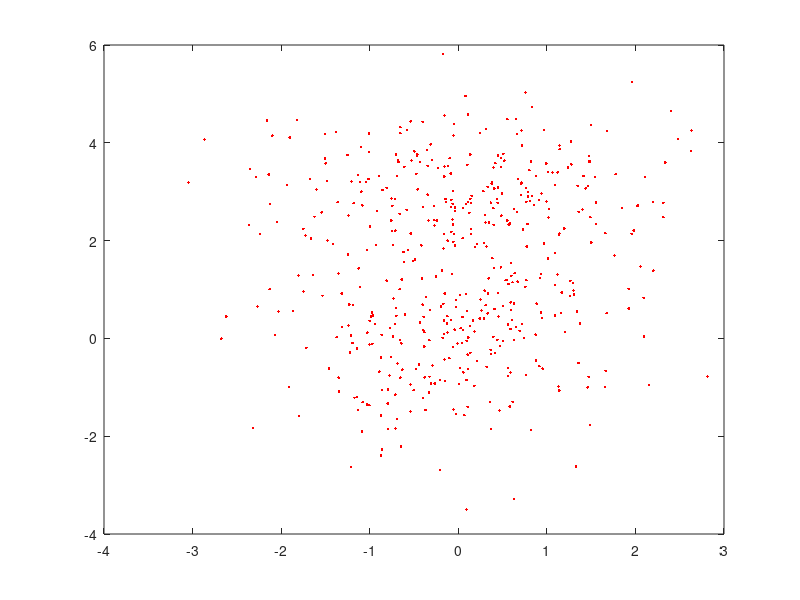

Source code (MATLAB):
gauss2 = [-0.027967,-1.541984,0
-0.158404,0.091140,0
1.659517,2.150375,1
0.380889,3.200604,1
0.830432,2.906246,1
0.336612,0.919031,0
-0.459084,3.048990,1
-1.363127,2.786930,1
-1.171471,-1.213017,0
2.016111,2.704196,0
-1.821070,4.467491,1
-0.464119,3.733117,1
0.915514,-0.568046,0
0.589734,0.192890,0
-2.067709,0.068944,0
-0.122239,0.453970,0
1.957607,2.140439,1
-0.335030,2.411199,1
-0.311701,3.966448,1
-1.903018,4.108230,1
0.715508,3.186542,1
0.091977,-3.502666,0
0.626698,2.645326,1
-1.131580,-1.467775,0
1.347110,3.118258,1
-0.582644,2.630987,1
1.437782,3.067418,1
-0.792449,-1.857215,0
-0.265584,-0.923446,0
-0.228007,3.486463,1
0.587886,-0.698495,0
-0.085636,3.372483,1
-0.153790,3.515274,1
1.357641,2.587332,1
0.585861,-1.388860,0
-1.911510,-0.994116,0
0.663732,2.584732,1
-0.346266,2.938802,1
-0.270894,2.417043,1
-1.411532,1.933557,1
0.612012,1.148739,0
0.555386,4.482516,1
-1.239933,2.515766,1
-0.611840,1.558179,0
-0.122007,0.122353,0
0.785399,2.904979,1
-0.290573,-0.555807,0
0.261753,0.573467,0
-0.207275,-2.690646,0
2.155823,-0.957429,0
1.922665,1.016298,0
-2.675906,-0.005227,0
1.195695,2.245593,1
-0.409703,1.228974,1
0.251017,0.792016,0
-1.007423,4.188545,1
0.301502,2.524886,1
0.305983,2.370289,1
0.592248,0.577468,0
0.533791,1.189704,1
0.290703,0.409004,0
1.675126,0.514580,0
-0.176953,0.009696,0
1.096019,3.136210,1
0.631716,-0.037496,0
0.584382,2.348588,1
-0.792732,-1.041398,0
0.298365,0.977456,0
-1.245653,1.719010,1
-1.935292,3.136139,1
1.306231,0.901407,0
-1.503277,4.183602,1
-0.731448,0.819758,0
-0.579371,4.257745,1
-0.054567,1.973632,1
0.108831,4.582605,1
-1.003625,-0.124932,0
-1.353290,1.330508,0
-0.396075,2.688025,1
0.396939,3.493325,1
-0.430442,3.603342,1
-0.715920,2.851081,1
1.143601,3.941090,1
1.488546,3.619500,1
0.780674,2.339320,1
0.450624,0.927471,0
-0.126896,0.303844,0
-1.079050,-1.305037,0
0.417555,3.582068,1
-0.156370,4.559728,1
1.401935,2.637122,1
-1.032144,1.803626,0
-1.124171,1.431077,1
0.366574,-0.318641,0
-0.503562,-1.059996,0
0.140541,2.132241,1
1.300832,0.980175,0
0.452596,0.445824,0
1.296673,1.133581,0
1.461777,-1.000413,0
-0.655135,4.194682,1
-0.896267,3.325815,1
-0.638484,1.204166,0
-0.618034,1.767631,1
1.093064,1.093449,0
1.145441,3.867398,1
0.709136,3.170618,1
-0.057543,3.010740,1
0.790194,2.998048,1
-0.748945,2.201389,1
1.464809,3.115392,1
0.135415,0.255689,0
-0.327261,-0.037863,0
-1.623390,2.487960,1
1.373724,0.307841,0
0.243453,0.407064,0
-1.662359,2.042597,0
-0.535199,2.134539,0
-0.025783,0.640068,0
-0.489118,1.614707,0
-0.345829,3.531655,1
1.495927,4.358840,1
0.112099,0.018927,0
0.566288,1.113327,0
-1.028400,-1.351788,0
-0.063834,2.752890,1
0.485304,3.685527,1
0.717172,0.293105,0
0.405765,3.063036,1
-1.747267,0.958017,0
-0.600162,0.485786,0
1.168536,0.937515,0
-0.659974,-0.035084,0
-0.711163,2.204889,1
-0.058016,2.314605,1
-1.108293,3.195510,1
-1.601654,3.048449,1
0.938558,2.966397,1
0.924220,1.235065,0
-0.756587,2.410093,1
0.592321,1.537495,0
0.933296,0.528301,0
-0.036495,2.673886,1
-0.717005,0.295294,0
0.756511,1.056677,0
-0.009564,-0.100339,0
-1.009591,3.812967,1
1.118971,1.305561,0
0.057759,-0.693409,0
0.025473,0.207829,0
0.995135,2.798765,1
0.632042,-3.285364,0
0.767795,2.794237,1
1.500774,1.961419,1
-1.096499,3.908535,1
1.485673,-1.771526,0
-0.873166,-1.574487,0
-0.795196,-1.330356,0
0.402699,1.439238,0
-0.891539,-0.678591,0
0.763137,3.079454,1
-1.231297,0.694513,0
-1.194286,-0.097147,0
0.835820,4.729369,1
-0.871192,-0.387832,0
0.308542,0.681237,0
-0.537994,2.147933,1
-1.347079,-1.085256,0
-0.777816,-0.760706,0
0.564363,-0.603446,0
-0.872574,-2.394360,0
-0.391084,0.439516,0
0.884637,0.711228,0
2.315539,2.477819,1
-0.654371,-0.803209,0
1.327548,-2.622806,0
1.202978,0.133618,0
-2.352121,3.468905,1
-1.084000,2.720671,1
-0.744179,2.713051,1
-0.975613,0.533060,0
0.819247,3.619541,1
-0.567683,1.804765,1
-0.808920,1.180861,0
2.108964,3.303130,1
1.762637,1.696966,0
-1.496489,3.580438,1
0.090102,2.750017,1
0.552249,2.409934,1
-0.183330,1.386235,1
-0.151093,-0.872382,0
0.136686,2.851592,1
-2.620344,0.447769,1
-0.860749,-1.052338,0
0.732794,2.231092,1
-0.168233,1.839275,1
-0.119616,1.999145,1
1.478758,3.730406,1
-2.161114,4.458584,1
-0.158399,3.309805,1
-0.646269,-2.209198,0
1.013243,3.407345,1
1.143146,2.146552,1
0.408901,0.598252,0
-0.203421,-0.851964,0
-1.133099,3.341398,1
0.049818,2.048561,1
0.021841,-0.604107,0
-0.067290,1.314887,1
0.676759,3.256137,1
0.664414,4.174936,1
-0.661590,2.548245,1
-0.098094,3.686432,1
1.064635,3.392008,1
-0.318219,0.577585,0
-0.054756,4.150292,1
-0.402510,4.428524,1
0.614665,-1.295073,0
0.952194,-0.618554,0
-1.181973,2.764638,1
-1.210592,-2.627219,0
-0.401425,0.690857,1
-0.754181,2.860364,1
-1.374704,0.025619,0
-0.462451,3.766266,1
-0.527691,3.639955,1
-0.417234,1.900523,1
1.122020,3.395821,1
-0.708031,-1.845228,0
1.010668,1.630088,0
-1.014050,3.258564,1
-0.161050,0.367961,0
1.357369,-0.504544,0
-0.703285,0.620571,0
-0.034664,2.600750,1
-0.609249,3.509390,1
-0.100235,-0.403579,0
-0.382648,0.128113,0
1.023817,2.649526,1
1.093377,0.471706,0
1.266242,1.176827,0
1.414044,3.321474,1
0.213596,-0.466958,0
1.020528,2.472412,1
0.544497,1.195170,1
-0.698938,0.461778,0
0.942520,0.417619,0
2.195128,2.792040,1
0.714555,4.253517,1
0.563679,-0.764437,0
-0.859222,-2.268542,0
0.773501,1.880749,1
-0.271839,2.711124,1
1.655853,-0.994249,0
0.384386,3.155190,1
0.080439,4.957406,1
1.959793,5.243290,1
0.343799,1.227481,0
0.069355,-1.570886,0
1.138431,2.111164,1
-1.749206,2.239338,1
-1.802084,1.286090,0
-0.940794,0.291907,0
0.933724,1.316470,0
0.332682,0.512081,0
0.707543,2.935097,1
-0.079060,2.836022,1
0.050894,0.168711,0
-0.444834,-0.531494,0
1.271717,4.025752,1
-0.155420,-0.431880,0
-0.117642,3.522077,1
1.554511,2.779844,1
0.096243,0.558850,0
0.020369,0.887146,0
-0.252864,1.269131,0
-1.027876,0.116721,0
-1.349799,-0.802201,0
-2.863911,4.066501,1
-0.964568,0.465178,0
-3.046144,3.185652,1
-0.325426,-0.784178,0
0.093374,-0.048225,0
-0.083254,2.688209,1
-0.394412,-1.218141,0
-0.673659,3.603346,1
0.692462,0.153137,0
1.276880,3.559123,1
0.635474,1.334057,0
-1.240362,0.267342,0
-1.221413,-0.287195,0
0.105345,-1.401344,0
0.434367,2.850698,1
0.991991,3.577261,1
-2.140333,3.352145,1
0.485832,2.512339,1
-0.060942,2.334387,1
-0.142225,2.848847,1
0.318720,1.881223,1
-1.310169,0.233899,0
0.483345,3.508990,1
0.087815,0.908434,0
-1.864150,0.563124,0
-0.854869,3.035740,1
0.479736,1.454084,0
-0.356285,3.849046,1
0.135438,3.759928,1
-1.478416,3.219832,1
-1.205390,3.208092,1
-0.040419,0.179111,0
-0.679039,3.636459,1
0.012528,-0.932425,0
0.464060,-1.473811,0
-0.865799,0.071597,0
-0.808283,3.081152,1
0.146932,2.770989,1
1.678818,4.238089,1
-0.662686,1.006777,1
0.630318,0.710058,0
0.213067,1.931012,0
-2.238459,2.139182,1
1.471347,-0.788306,0
-2.127178,2.754305,1
0.650783,4.482731,1
1.339045,0.548767,0
1.924698,0.613365,0
0.046881,0.438345,0
2.094885,0.035546,0
-2.320371,-1.830493,0
-1.003242,-1.365600,0
-0.757692,-0.380021,0
-0.695835,-1.648962,0
-0.363630,0.845503,0
-0.330397,-1.109295,0
0.135940,-0.293399,0
0.568958,2.327712,1
-1.376659,4.220480,1
-0.171469,5.810466,1
-0.064609,2.428482,1
-0.537699,4.438827,1
-0.690012,3.318715,1
0.166078,0.369367,0
2.336025,3.598986,1
-2.266011,0.651222,0
0.320245,-0.579456,0
0.241509,4.198219,1
0.910920,2.836288,1
0.604778,0.376297,0
0.445352,2.774253,1
-0.078785,2.181327,1
0.578182,-1.387326,0
-0.142687,2.789191,1
-0.631297,-0.638952,0
0.808904,2.810919,1
-0.046339,4.382391,1
0.969853,1.937818,1
-0.970468,-0.111370,0
0.670527,1.161141,0
2.401620,4.647075,1
-1.039018,3.198349,1
0.448170,3.087634,1
0.873401,0.078008,0
0.398645,2.324234,1
-1.141648,-0.204481,0
0.492587,2.960243,1
0.721367,3.948906,1
0.396445,0.028959,0
0.377076,3.167858,1
0.092910,-0.847773,0
-1.715338,-0.191137,0
1.541557,3.299563,1
0.150994,2.915490,1
0.742904,0.011950,0
1.491221,2.480285,1
0.315529,4.285833,1
-1.475775,2.002832,1
0.519441,3.635619,1
0.505276,-0.058834,0
0.101970,3.552008,1
0.599190,1.279218,0
-1.139984,-1.200221,0
-1.107391,1.048554,0
0.763504,-0.748564,0
0.358376,-1.297705,0
-1.542265,2.575970,1
-0.996151,2.287434,1
-1.674889,3.262131,1
-0.158193,2.131068,0
-0.196840,0.653831,0
-0.298310,3.643138,1
-1.726612,2.104868,1
0.365469,-0.233374,0
0.802302,3.438250,1
-1.085466,-1.901362,0
-0.378878,-0.797187,0
-1.189824,0.688743,0
-1.251287,3.750314,1
2.624628,3.834211,1
0.857046,2.724603,1
1.982019,2.204628,1
-0.774371,0.214085,0
1.776009,3.356845,1
0.415601,-0.298951,0
1.089033,1.748398,1
0.385574,1.641685,0
-1.460993,-0.613789,0
-0.540889,-1.496030,0
0.142064,2.241957,1
0.052249,2.664509,1
-0.025916,0.787534,0
2.202368,1.386925,0
1.139860,-1.067548,0
0.769110,1.191603,0
1.475802,3.618417,1
-0.168301,0.705658,0
-1.532673,0.872794,0
-1.798557,-1.582496,0
-0.642913,-0.100586,0
2.633874,4.248089,1
2.092695,0.830505,0
-0.152988,0.919634,0
0.111268,-0.620428,0
0.330468,3.100272,1
-2.100499,4.145935,1
-0.145868,2.851685,1
0.283497,3.009812,1
-0.384265,-0.165418,0
0.561564,0.285977,0
0.655212,0.234100,1
-0.918968,2.601147,1
0.508225,0.664644,0
1.239364,3.492107,1
-2.129309,1.006832,0
-0.081611,0.370749,0
1.162549,0.514581,0
2.056325,1.470234,1
0.396527,2.660903,1
-2.286367,3.306571,1
1.557399,2.340518,1
-0.037871,1.902990,0
0.877140,-0.455093,0
0.125096,2.568750,1
0.470532,-0.159497,0
2.814909,-0.779353,0
0.758341,5.032519,1
-1.503877,3.678235,1
1.663483,-0.663658,0
-0.652794,4.318728,1
2.026030,2.718062,1
-0.686566,-0.514095,0
-2.359929,2.317752,1
1.848739,2.671573,1
-1.001463,0.358840,0
-0.432389,0.322675,0
0.820413,-1.871957,0
0.111949,2.790281,1
0.289647,1.948927,1
-1.637928,1.294365,0
0.509890,3.773846,1
-1.094891,3.001792,1
-0.539518,-0.946346,0
-0.393760,0.169601,0
-0.239599,2.408269,1
-1.210920,0.057175,0
0.440990,-0.029936,0
-0.053314,-1.454554,0
2.315030,2.774882,1
-0.711097,-1.150716,0
0.106301,-0.330376,0
-0.703281,3.761833,1
-0.478886,-0.622656,0
-0.307442,-0.922099,0
-0.738782,1.916116,1
-0.371012,-1.465024,0
0.966321,4.263528,1
0.182566,-0.969656,0
0.366987,2.775132,1
-1.315354,0.917545,0
-0.987235,0.445989,0
-0.044363,2.133803,0
-0.267667,2.309688,1
0.446471,3.742865,1
-2.029012,0.549348,0
0.591799,0.737167,0
1.264504,0.870861,1
0.042826,-0.096858,0
-2.045189,2.382956,1
0.188884,1.874380,1
-0.496206,3.825605,1
0.346118,2.367103,1
1.131409,-0.982002,0
-0.738450,0.041543,0
0.372160,-1.853253,0
-0.471916,3.365636,1
2.480926,4.083205,1
0.879216,3.322008,1
0.183669,0.138652,0
-0.061545,-0.175713,0
-0.508491,1.586176,0
-0.932608,1.909751,1];
plot(gauss2(:,1),gauss2(:,2),'r.')